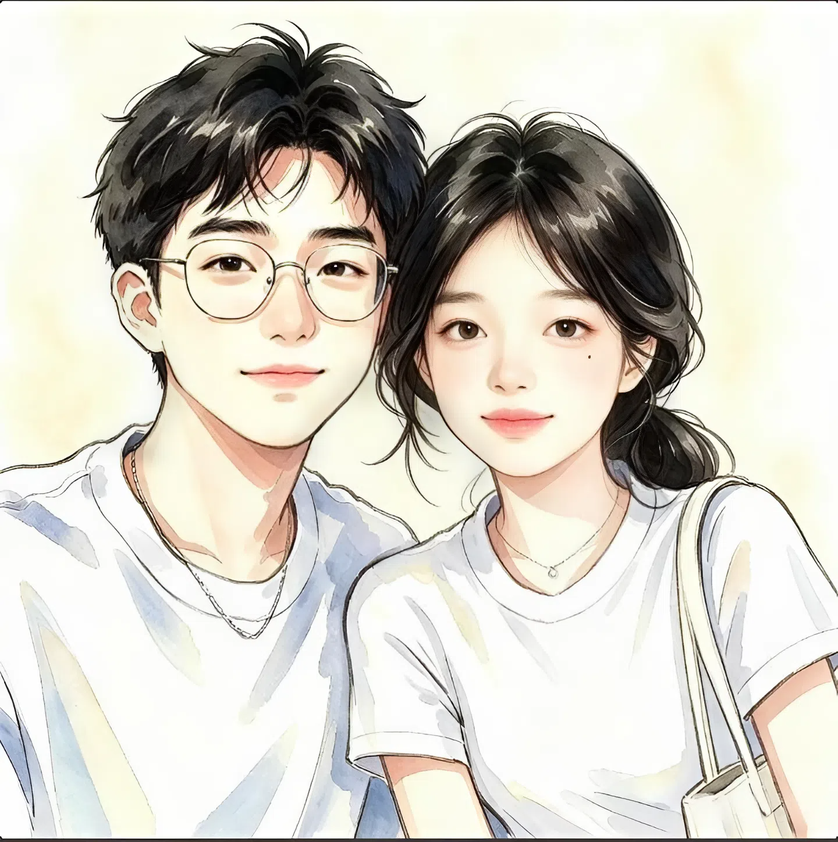
#> input picture tb.png, 838 x 842 px, shrunk from 1440 x 1448 before the run
$ python 4-11split.py
#> lines starting #> are read from the running program, lines starting #| are printed output that depends on the picture
import cv2
import numpy as np

img = cv2.imread("tb.png")
#> img is the input picture: shape (842, 838, 3); mean B, G, R 198.7, 208.6, 212.4

b,g,r = cv2.split(img)
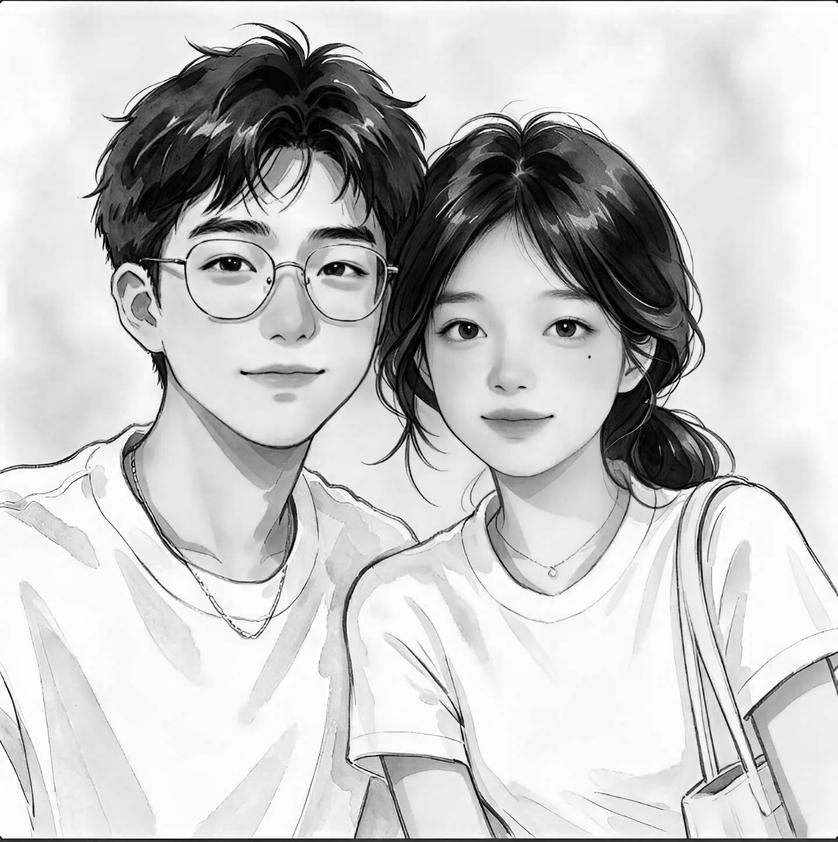
#> b: shape (842, 838); min 0, max 255, mean 198.7
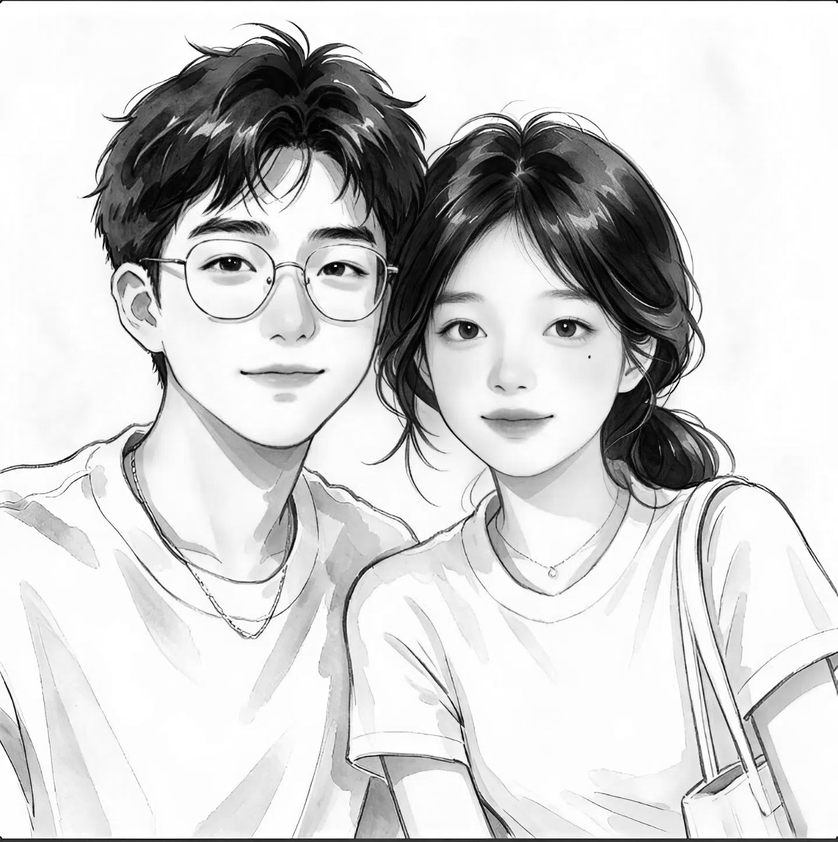
#> g: shape (842, 838); min 0, max 255, mean 208.6
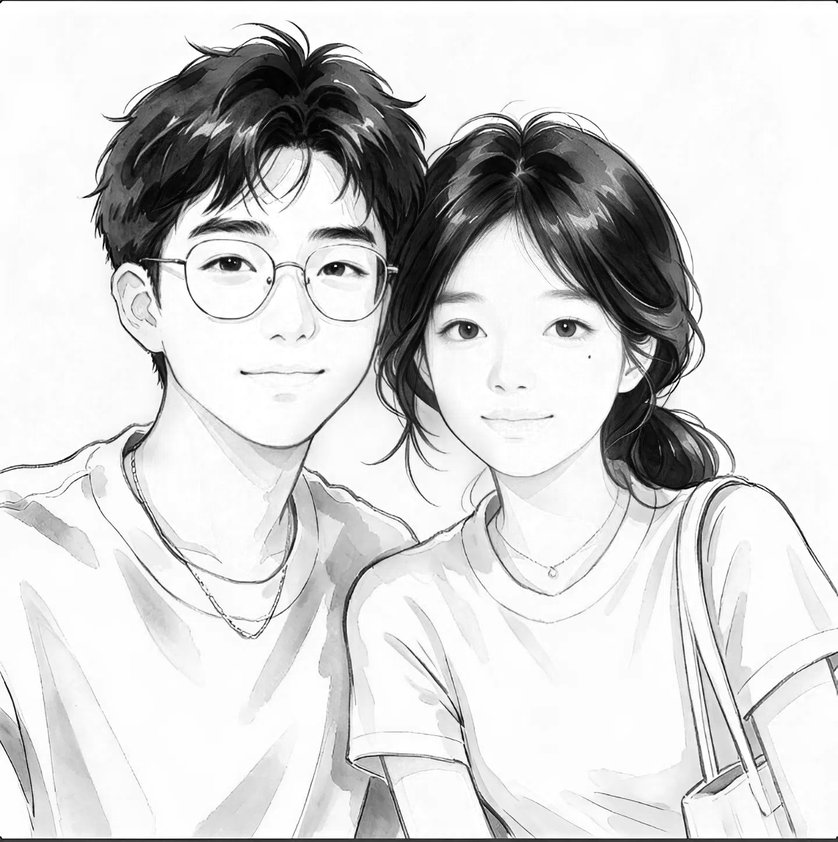
#> r: shape (842, 838); min 0, max 255, mean 212.4

"""
cv2.imshow("4-9mat", img)
cv2.imshow("4-9mat2", b)
cv2.imshow("4-9mat3", g)
cv2.imshow("4-9mat4", r)
"""


img2 = cv2.merge([b,g,r])

cv2.imshow("4-9mat5", img2)


cv2.waitKey(0)

cv2.destroyAllWindows()
